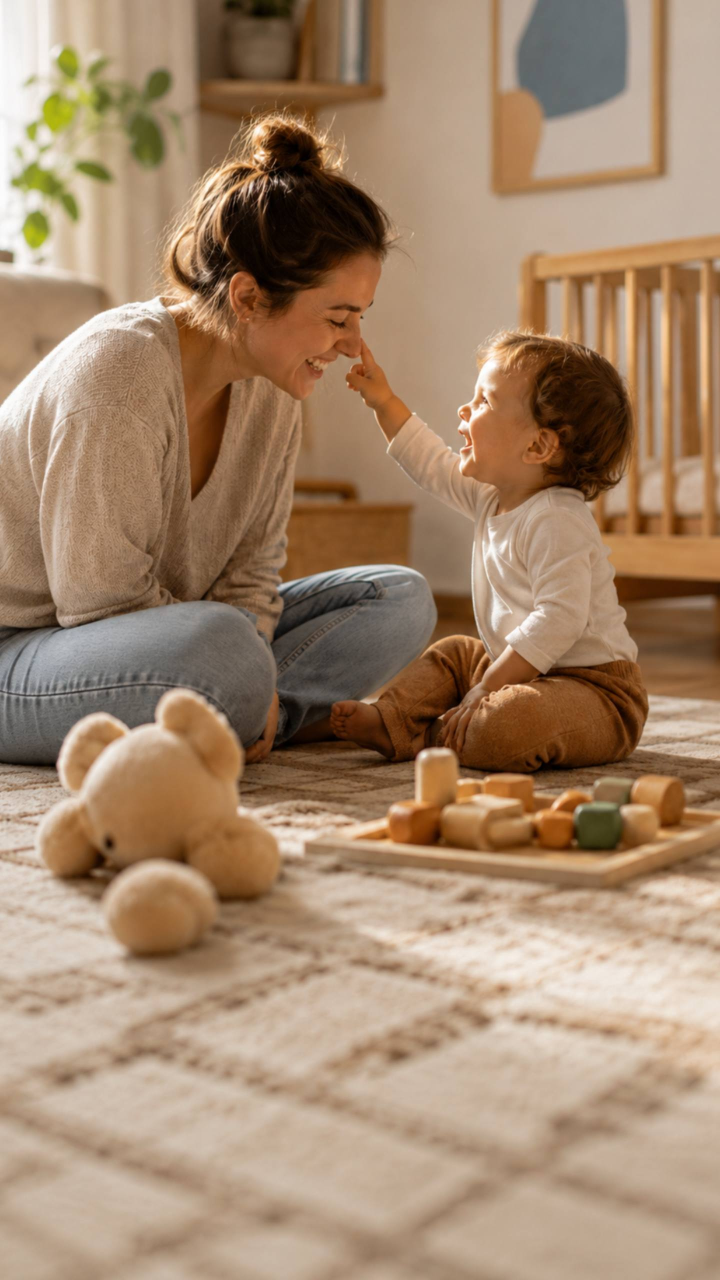
#> input picture assets/images/auth_mother_child.jpg, 1440 x 2560 px (shown at 1/2 size)
$ python compose-app-icon.py ../assets/images/auth_mother_child.jpg ../assets/images/onboarding_01_mom_child.jpg 1.0
#> lines starting #> are read from the running program, lines starting #| are printed output that depends on the picture
#!/usr/bin/env python3
"""Compose l'icône app 1024 : cœur blanc (PNG RGBA) sur dégradé splash."""
from __future__ import annotations

import sys
from pathlib import Path

from PIL import Image
import numpy as np

TOP = (0xFD, 0x62, 0x8D)
BOT = (0xFD, 0x67, 0x64)


def compose(heart_path: Path, out_path: Path, size: int = 1024, scale: float = 0.62) -> None:
#> called with size = 1024, scale = 1
    heart = Image.open(heart_path).convert("RGBA")
    a = np.array(heart)
    alpha = a[:, :, 3]
#> alpha: shape (2560, 1440); every value is 255
    ys, xs = np.where(alpha > 12)
    if len(xs) == 0:
        raise SystemExit(f"no opaque pixels in {heart_path}")
    pad = 8
    box = (
        max(0, int(xs.min()) - pad),
        max(0, int(ys.min()) - pad),
        min(heart.width, int(xs.max()) + pad + 1),
        min(heart.height, int(ys.max()) + pad + 1),
    )
#> box = (0, 0, 1440, 2560)
    cropped = heart.crop(box)
    max_dim = max(cropped.size)
#> max_dim = 2560
    target = int(round(size * scale))
    ratio = target / max_dim
#> ratio = 0.4
    nw = int(round(cropped.width * ratio))
#> nw = 576
    nh = int(round(cropped.height * ratio))
#> nh = 1024
    scaled = cropped.resize((nw, nh), Image.Resampling.LANCZOS)
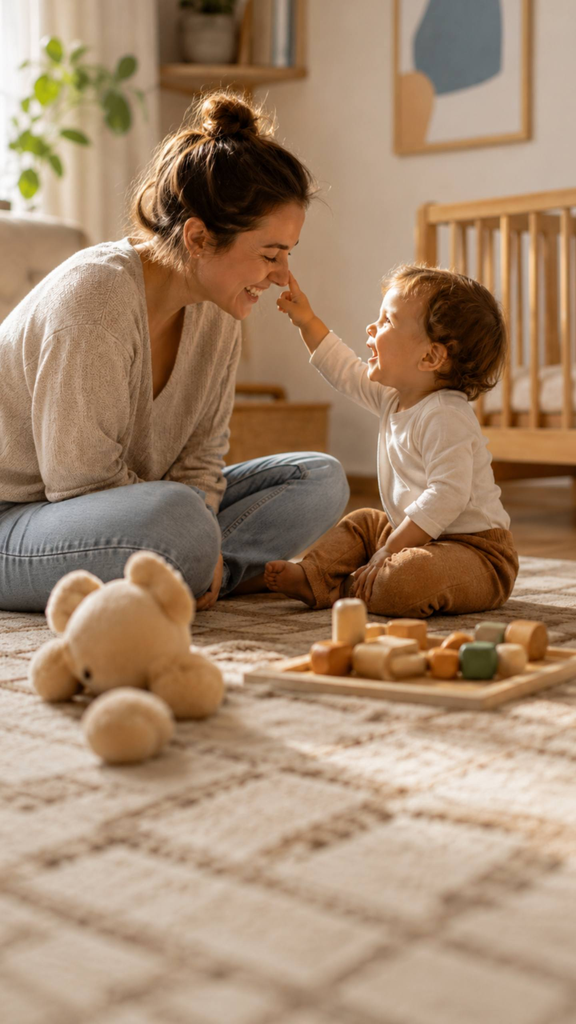
#> scaled: PIL image 576x1024 RGBA; mean R, G, B, A 163.9, 135.6, 109.3, 255

    top = np.array(TOP, dtype=np.float32)
    bot = np.array(BOT, dtype=np.float32)
    yy = np.linspace(0, 1, size, dtype=np.float32)[:, None, None]
    grad = (top * (1 - yy) + bot * yy).astype(np.uint8)
    grad = np.broadcast_to(grad, (size, size, 3)).copy()
    base = Image.fromarray(grad, "RGB").convert("RGBA")
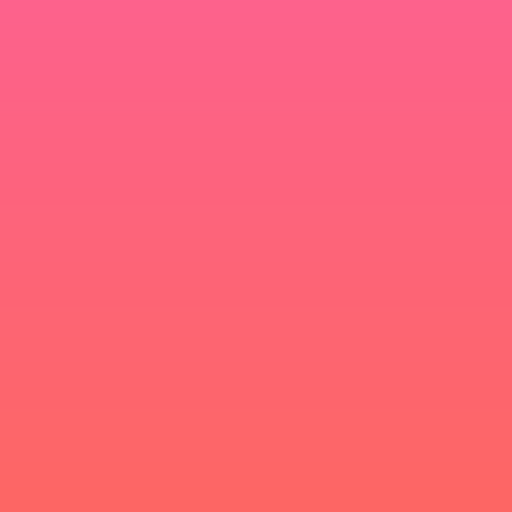
#> base: PIL image 1024x1024 RGBA (shown at 1/2 size); mean R, G, B, A 253, 100, 120, 255
    base.alpha_composite(scaled, ((size - nw) // 2, (size - nh) // 2))
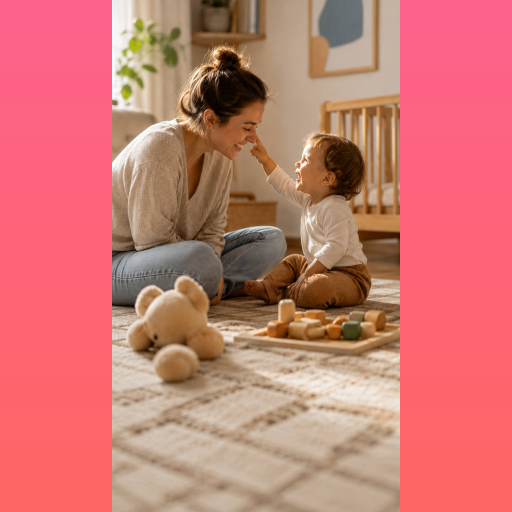
#> base: PIL image 1024x1024 RGBA (shown at 1/2 size); mean R, G, B, A 202.9, 120, 114, 255
    base.convert("RGB").save(out_path, "PNG", optimize=True)
    print(f"wrote {out_path} ({size}×{size}, heart={nw}×{nh})")
#| wrote ../assets/images/onboarding_01_mom_child.jpg (1024×1024, heart=576×1024)


if __name__ == "__main__":
    if len(sys.argv) < 3:
        raise SystemExit("usage: compose-app-icon.py <heart.png> <out.png> [scale]")
    scale = float(sys.argv[3]) if len(sys.argv) > 3 else 0.62
    compose(Path(sys.argv[1]), Path(sys.argv[2]), scale=scale)

$ run again, on assets/images/onboarding_02_siblings_beach.jpg
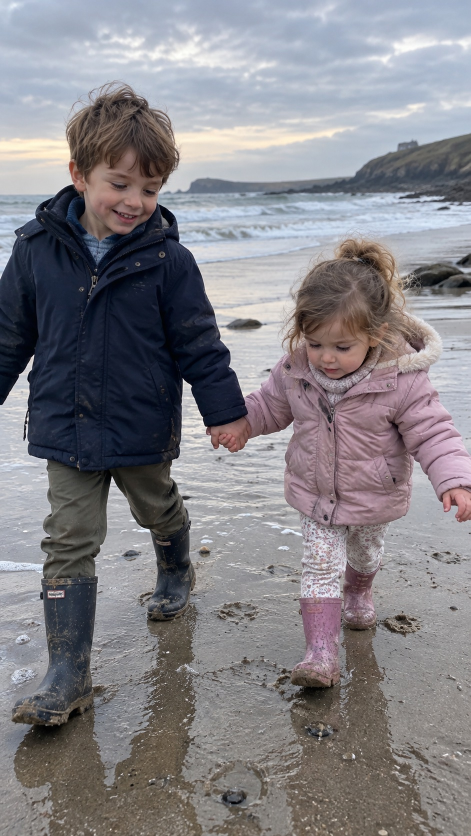
#> input picture assets/images/onboarding_02_siblings_beach.jpg, 941 x 1672 px (shown at 1/2 size)
#> alpha: shape (1672, 941); every value is 255
#> box = (0, 0, 941, 1672)
#> in compose, `scaled = cropped.resize((nw, nh), Image.Resampling.LANCZOS)`:
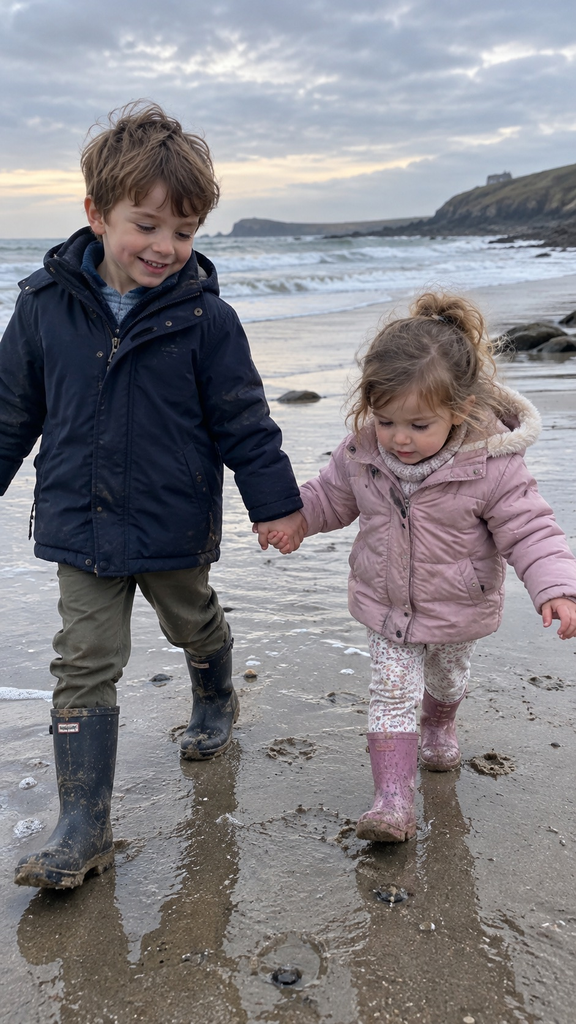
#> scaled: PIL image 576x1024 RGBA; mean R, G, B, A 131.4, 129.1, 134, 255
#> in compose, `base.alpha_composite(scaled, ((size - nw) // 2, (size - nh) // 2))`:
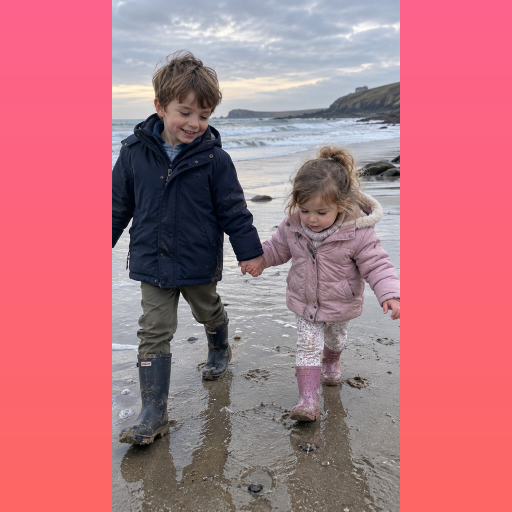
#> base: PIL image 1024x1024 RGBA (shown at 1/2 size); mean R, G, B, A 184.6, 116.4, 127.9, 255
#| wrote ../assets/images/onboarding_02_siblings_beach.jpg (1024×1024, heart=576×1024)

$ run again, on assets/images/onboarding_03_mom_tram.jpg
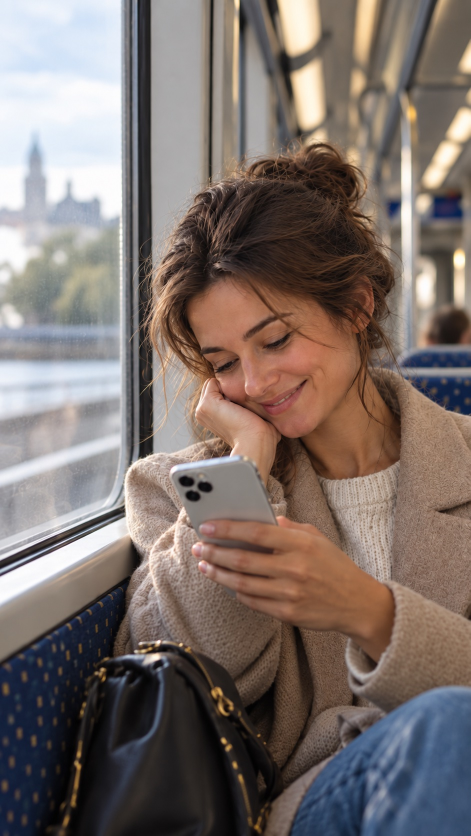
#> input picture assets/images/onboarding_03_mom_tram.jpg, 941 x 1672 px (shown at 1/2 size)
#> alpha: shape (1672, 941); every value is 255
#> box = (0, 0, 941, 1672)
#> in compose, `scaled = cropped.resize((nw, nh), Image.Resampling.LANCZOS)`:
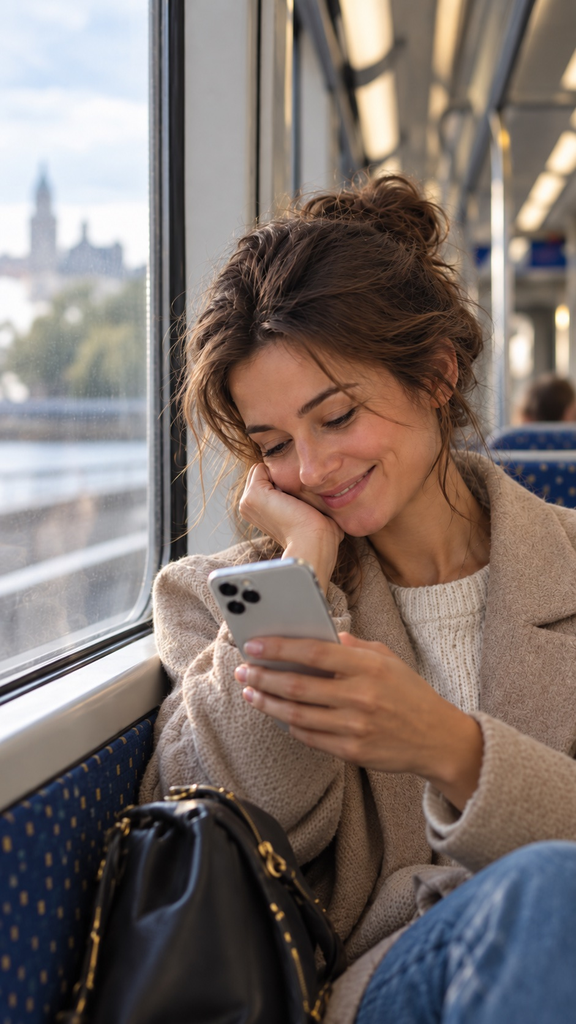
#> scaled: PIL image 576x1024 RGBA; mean R, G, B, A 124.5, 112.5, 107.5, 255
#> in compose, `base.alpha_composite(scaled, ((size - nw) // 2, (size - nh) // 2))`:
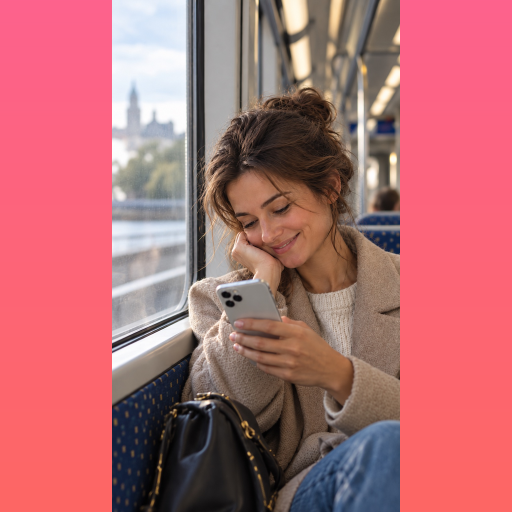
#> base: PIL image 1024x1024 RGBA (shown at 1/2 size); mean R, G, B, A 180.7, 107, 112.9, 255
#| wrote ../assets/images/onboarding_03_mom_tram.jpg (1024×1024, heart=576×1024)
